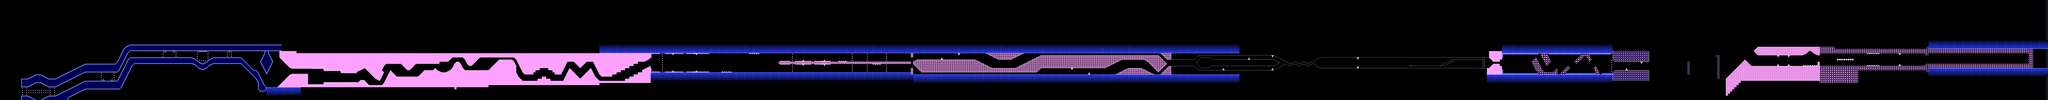

A 2D game scene composited from a Tiled map and its tileset images. What follows is a short description and the map's XML, with each tile layer's data collapsed to a summary:
An orthogonal 960x47 tile map with 16x16 px tiles, 2 tile layers (l2, l1), 2 tilesets and 909 objects.

<map version="1.10" tiledversion="1.11.2" orientation="orthogonal" renderorder="right-down" width="960" height="47" tilewidth="16" tileheight="16" infinite="0" nextlayerid="8" nextobjectid="1988">
 <editorsettings>
  <export format="json" />
 </editorsettings>
 <properties>
  <property name="BG" type="color" value="#ffce6900" />
  <property name="Background Type" type="int" value="4" />
  <property name="COL1" type="color" value="#ffff0000" />
  <property name="COL2" type="color" value="#ff000000" />
  <property name="COL3" type="color" value="#ff000000" />
  <property name="COL4" type="color" value="#ffffffff" />
  <property name="Difficulty" value="HARD" />
  <property name="GROUND" type="color" value="#ffcd6900" />
  <property name="Gamemode" type="int" value="0" />
  <property name="Ground Type" type="int" value="4" />
  <property name="Level name" value="DORABAEBASIC5" />
  <property name="OBJ" type="color" value="#ffffffff" />
  <property name="Song" value="HEXAGON" />
  <property name="Speed" type="int" value="1" />
  <property name="Stars" type="int" value="4" />
 </properties>
 <tileset firstgid="1" source="famidash.tsx" />
 <tileset firstgid="16385" source="sprites.tsx" />
 <layer id="4" name="l2" width="960" height="47">
  <data>[45120 cells, 25068 non-empty, 227 distinct tile ids]</data>
 </layer>
 <layer id="1" name="l1" width="960" height="47">
  <data>[45120 cells, 24392 non-empty, 56 distinct tile ids]</data>
 </layer>
 <objectgroup id="7" name="SP">
  <!-- 909 objects omitted --></objectgroup>
</map>
<!-- 909 of 909 objects omitted -->
